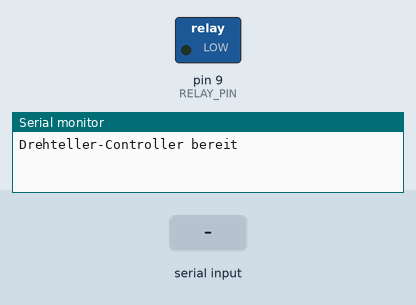
This sketch was run on a simulated Arduino Uno, built with avr-gcc and run on an emulated ATmega328P. Shown: switched loads named in the sketch (green lamp = pin HIGH), the last lines printed to the serial monitor. Inputs (shaded band) come from the test bench.

Above: at 1.2 s.
1.3 s: "1" received over Serial
At 2.0 s:
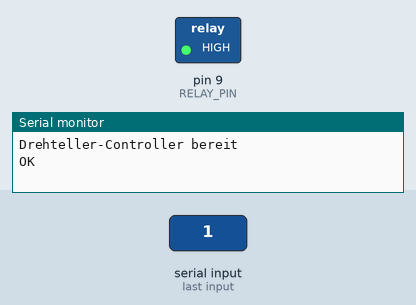
2.8 s: "0" received over Serial
At 3.1 s:
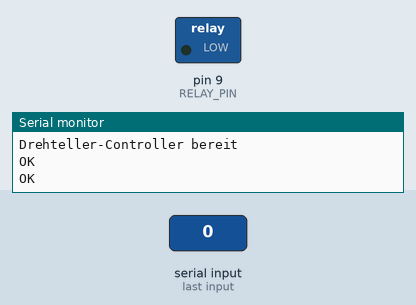
Timing chart, 0 to 5.8 s (numbered marks = the images above; inputs shaded):
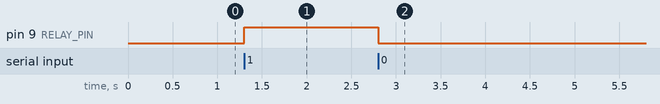

Measured:
- after the input at 1.3 s, pin 9 (RELAY_PIN): LOW → HIGH at once
- after the input at 2.8 s, pin 9 (RELAY_PIN): HIGH → LOW at once

The sketch:

turntable_controller.ino
```cpp
/*
 * Datei: arduino/turntable_controller.ino
 * Arduino-Sketch zur Steuerung des Drehtellers
 *
 * Steuert ein Relais an Pin 9 zur Steuerung eines Drehtellers.
 * Kommuniziert über die serielle Schnittstelle mit dem Hauptprogramm.
 */

// Pin-Definitionen
#define RELAY_PIN 9

// Zustände
bool motorRunning = false;

void setup() {
  // Serielle Verbindung initialisieren
  Serial.begin(9600);

  // Relais-Pin als Ausgang konfigurieren
  pinMode(RELAY_PIN, OUTPUT);

  // Relais initial ausschalten (LOW = Relais aus = Motor aus)
  digitalWrite(RELAY_PIN, LOW);

  // Status ausgeben
  Serial.println("Drehteller-Controller bereit");
}

void loop() {
  // Auf serielle Befehle warten
  if (Serial.available() > 0) {
    // Befehl einlesen
    char command = Serial.read();

    // Befehl verarbeiten
    switch (command) {
      case '0':
        // Motor ausschalten
        stopMotor();
        break;

      case '1':
        // Motor einschalten
        startMotor();
        break;

      case 'S':
        // Status abfragen
        sendStatus();
        break;

      default:
        // Unbekannter Befehl
        Serial.println("ERROR: Unknown command");
        break;
    }

    // Restlichen Puffer leeren
    while (Serial.available() > 0) {
      Serial.read();
    }
  }
}

void startMotor() {
  // Motor einschalten (HIGH = Relais an = Motor an)
  digitalWrite(RELAY_PIN, HIGH);
  motorRunning = true;

  // Bestätigung senden
  Serial.println("OK");
}

void stopMotor() {
  // Motor ausschalten (LOW = Relais aus = Motor aus)
  digitalWrite(RELAY_PIN, LOW);
  motorRunning = false;

  // Bestätigung senden
  Serial.println("OK");
}

void sendStatus() {
  // Aktuellen Status senden
  if (motorRunning) {
    Serial.println("STATUS: RUNNING");
  } else {
    Serial.println("STATUS: STOPPED");
  }
}
```
